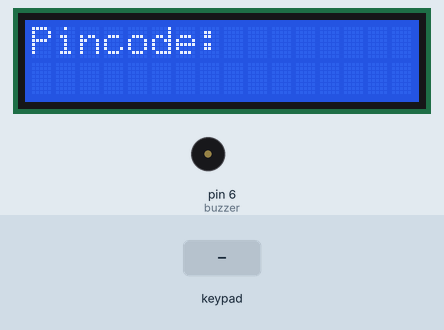
A sketch run on a simulated Arduino Uno, built with avr-gcc and run on an emulated ATmega328P. Shown: 16×2 character LCD, buzzer (waves = sounding). The inputs (shaded band) are chosen by the test bench.

Above: at 1.2 s.
1.3 s: keypad keys 1 3 9 7 2 # pressed 0.4 s apart
At 6.2 s:
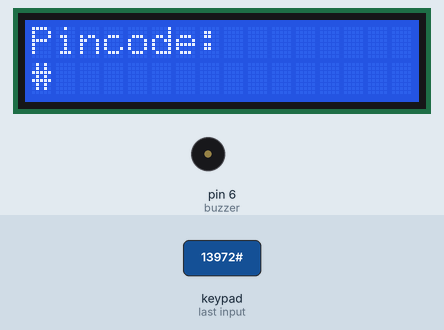
6.5 s: key 'A' pressed
At 7.8 s:
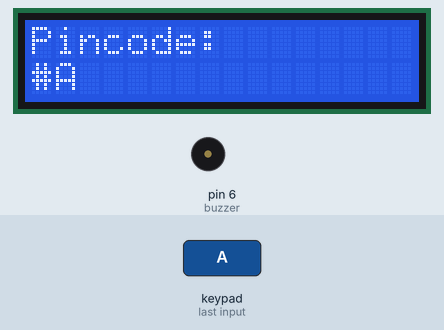
8.2 s: key 'B' pressed
At 9.0 s:
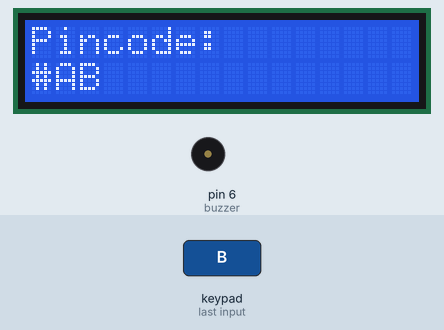
9.9 s: keypad keys 1 5 9 8 0 A pressed 0.4 s apart
At 13.4 s:
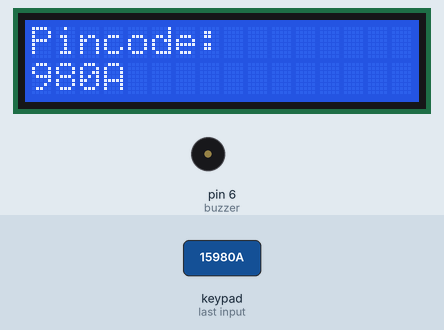
14.5 s: key '1' pressed
At 15.5 s:
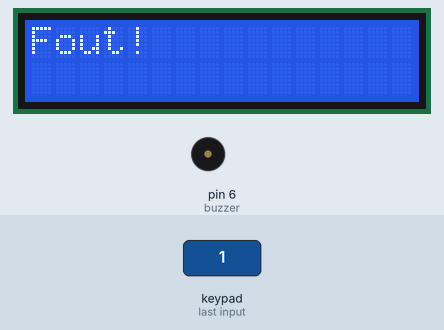
17.5 s: keypad keys 1 5 9 8 0 # pressed 0.4 s apart
At 20.1 s:
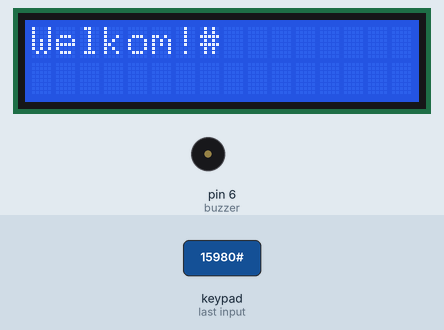
Timing chart, 0 to 21.6 s (numbered marks = the images above; inputs shaded):
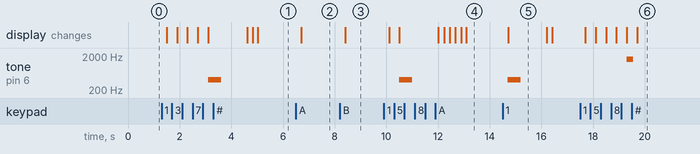

Measured:
- after the input at 1.3 s, tone on pin 6 (buzzer): silent → 400 Hz after 1.8 s, → silent 0.50 s later; the display: first changes after 0.21 s (image 1 shows a later state)
- after the input at 6.5 s, the display: changes after 0.21 s (image 2)
- after the input at 8.2 s, the display: changes after 0.21 s (image 3)
- after the input at 9.9 s, tone on pin 6 (buzzer): silent → 400 Hz after 0.61 s, → silent 0.50 s later; the display: first changes after 0.20 s (image 4 shows a later state)
- after the input at 14.5 s, tone on pin 6 (buzzer): silent → 400 Hz after 0.21 s, → silent 0.50 s later; the display: changes after 0.21 s (image 5)
- after the input at 17.5 s, tone on pin 6 (buzzer): silent → 1600 Hz after 1.8 s, → silent 0.25 s later; the display: first changes after 0.21 s (image 6 shows a later state)
- what the display in image 5 shows lasts 1.5 s, from 14.7 s to 16.2 s

The sketch:

ArduinoProject.ino
```cpp
#include <Keypad.h> //Keypad Library
#include <LiquidCrystal.h> //LCD library
#include <EEPROM.h> //Library om data te onthouden wanneer de Arduino uitstaat, momenteel niet gebruikt

//ALLES VOOR HET TOETSENPANEEL
const byte RIJ = 4;
const byte KOLOM = 4;

char toetsen[RIJ][KOLOM] = {
  {'1', '2', '3', 'A'},
  {'4', '5', '6', 'B'},
  {'7', '8', '9', 'C'},
  {'*', '0', '#', 'D'}
};
//Pinnen definiëren voor de keypad
byte rowPins[RIJ] = {A0, A1, A2, A3};
byte colPins[KOLOM] = {A4, A5, 3, 2};

//initialize an instance of class NewKeypad
Keypad paneel = Keypad( makeKeymap(toetsen), rowPins, colPins, RIJ, KOLOM);

LiquidCrystal lcd(7, 8, 9, 10, 11, 12); // Pinnen definiëren voor het LCD scherm
char wachtwoord[] = {'1', '5', '9', '8', '0'};
char input[5]; //ingegeven wachtwoord door gebruiker
int i = 0;
int buzzer = 6;
void setup() {
  Serial.begin(9600); // Seriele monitor starten
  lcd.begin(16, 2); // LCD opdelen in 16 kolommen & 2 rijen
  lcd.write("Pincode:");
  lcd.setCursor(0, 2);
  pinMode(buzzer, OUTPUT); //Mijn buzzer oproepen
}

void loop() {
  char ingedrukteToets = paneel.getKey();
  inputSamenvoegen(ingedrukteToets);
  inloggen();
  wissen(ingedrukteToets);
}

void inputSamenvoegen(char ingedrukteToets) { //Input in een array steken & op het LCD scherm laten afprinten
  if (ingedrukteToets && ingedrukteToets != '*') {
    input[i++] = ingedrukteToets;
    delay(200);
    lcd.print(ingedrukteToets);
  }
}
void inloggen() {//Ingegeven wachtwoord van gebruiker vergelijken met het juist wachtwoord
  int check;
  for (int z = 0; z < sizeof(wachtwoord); z++) {
    check = memcmp(wachtwoord, input, sizeof(wachtwoord)); // Manier om eenvoudig arrays te vergelijken
    if (check == 0 && i == 5) {//juist wachtwoord
      lcd.clear();
      tone(buzzer, 1600, 250);
      lcd.print("Welkom!");
      i = 0;
      z = 0;
      break;

    } else if (check != 0 && i == 5) {//fout wachtwoord
      tone(buzzer, 400, 500);
      lcd.clear();
      lcd.write("Fout!");
      delay(1500);
      lcd.clear();
      delay(200);
      lcd.write("Pincode:");
      lcd.setCursor(0, 2);
      i = 0;
      z = 0;
      break;
    }
  }
}
void wissen(char ingedrukteToets) {//Input op het scherm wissen bij bv: een typfout, uitloggen en opnieuw code ingeven
  if (ingedrukteToets == '*') {
    lcd.clear();
    lcd.write("Pincode:");
    lcd.setCursor(0, 2);
    i = 0;
  }
}
```
